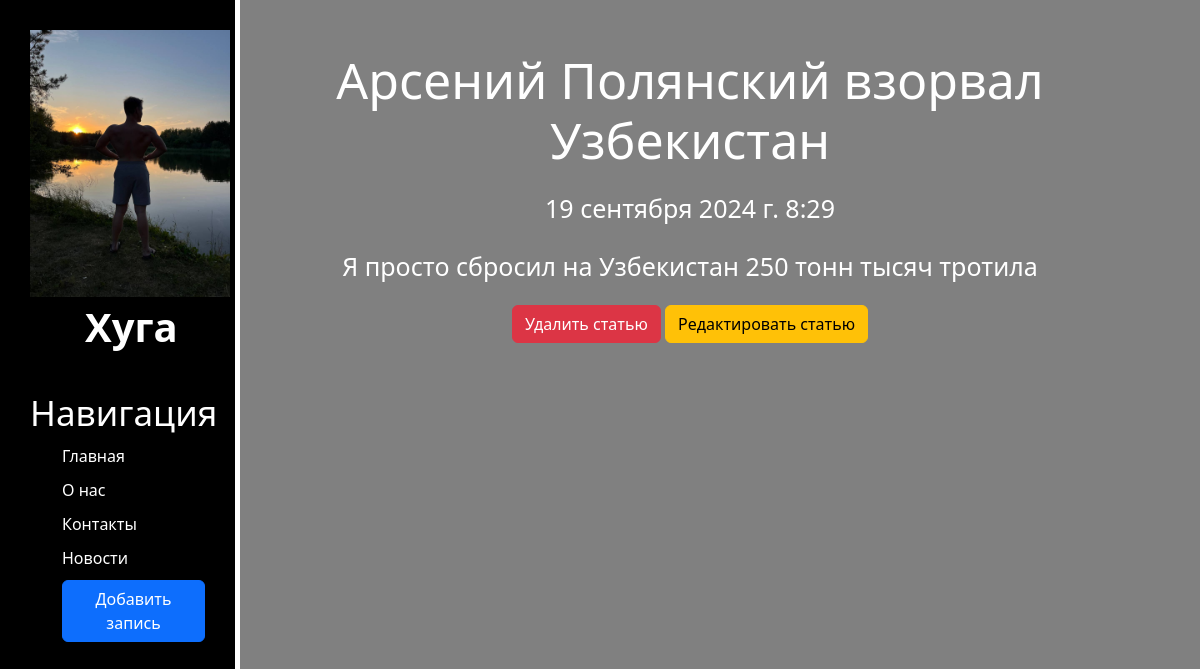
The page /news/2 on the database its author committed.
### news/models.py (models this page shows, shortened)
class Articles(models.Model):
    title = models.CharField('Название', max_length=50)
    anons = models.CharField('Анонс', max_length=250)
    fulltext = models.TextField('Содержание')
    date = models.DateTimeField('Дата публикации')
    class Meta:
        verbose_name='Новость'
        verbose_name_plural='Новости'

### news/views.py (the view)
# urls.py: path('<int:pk>', views.NewsDetailView.as_view(), name='newsdetail'),
class NewsDetailView(DetailView):
    model = Articles
    template_name = 'news/newsdetail.html'
    context_object_name = 'article'

### news/templates/news/newsdetail.html (shortened to what this page needs)
{% extends 'main/layout.html' %}
{% block content%}
<div class="features">
  <h1>{{ article.title }}</h1>
  <p>{{ article.date }}</p>
  <p>{{ article.fulltext }} </p>
  <a href="{% url 'newsdelete' article.id%}" class="btn btn-danger">Удалить статью</a>
  <a href="{% url 'newsupdate' article.id%}" class="btn btn-warning">Редактировать статью</a>
</div>
{% endblock %}

### main/static/main/css/main.css (style rules this page uses)
body { background: gray; }
main .features { float: left; color: white; margin-top: 50px; text-align: center; width:75%; }
main .features h1 { font-size: 50px; }
main .features p { font-size: 25px; margin: 20px auto; }

### main/templates/main/layout.html (style rules this page uses)
a { text-decoration: none }

### rows shown on the page
Articles: title "Арсений Полянский взорвал Узбекистан", date "19 сентября 2024 г. 8:29", fulltext "Я просто сбросил на Узбекистан 250 тонн тысяч тротила"
